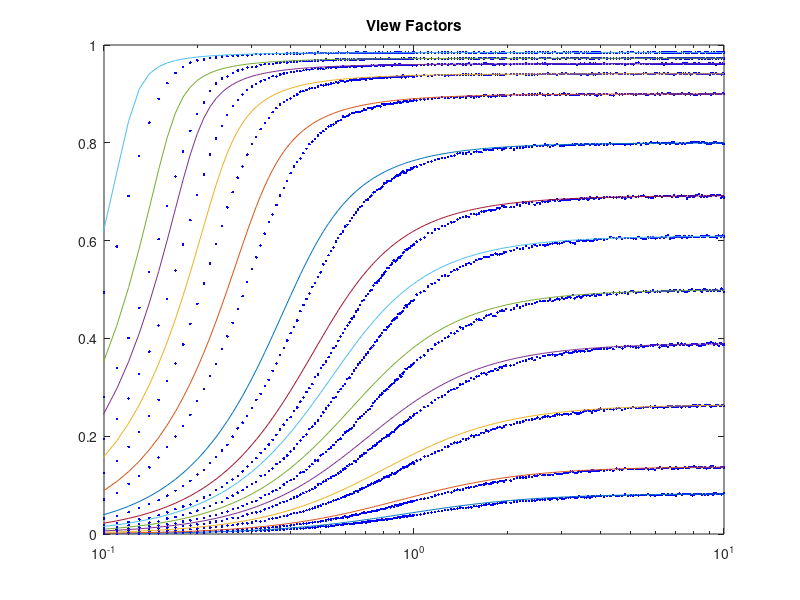
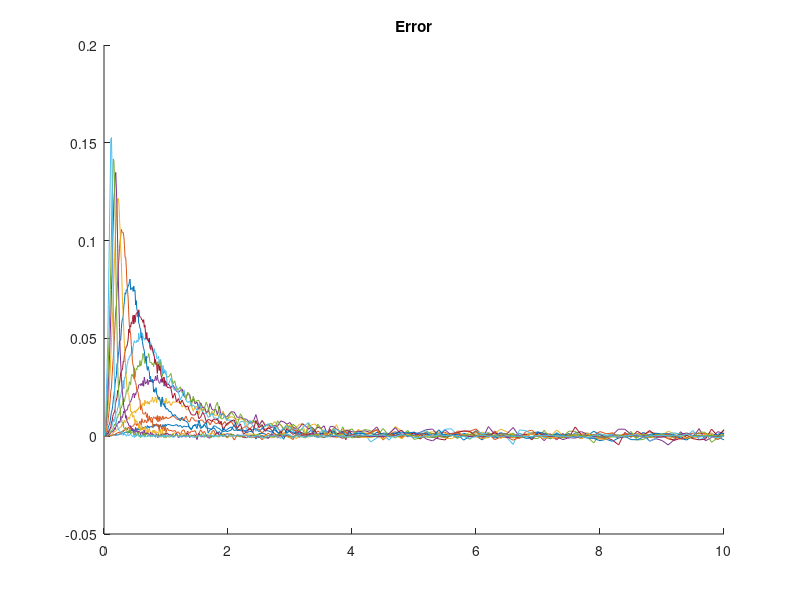

Recreate these plots in MATLAB, in order.
%reads the data from simulation
CL = load('Cylindrical_Results')
r2_L = CL.r2_L;
rangeL_r1 = CL.rangeL_r1;
h = figure('units','normalized','Name','View Factors','Position',[0.11201 0.2513 0.40996 0.54688]);
for i = 1:length(r2_L)
semilogx(CL.rangeL_r1,CL.CORE{1,i},'b.')
hold on
semilogx(CL.rangeL_r1,CL.CORE{2,i})
end
xlim([0.1,rangeL_r1(length(rangeL_r1))]);
title('View Factors')
f = figure('units','pixels','Name','Error','position',[724 194 560 420]);
hold on
for i = 1:length(r2_L)
plot(CL.rangeL_r1,CL.CORE{2,i}-CL.CORE{1,i});
end

title('Error')
